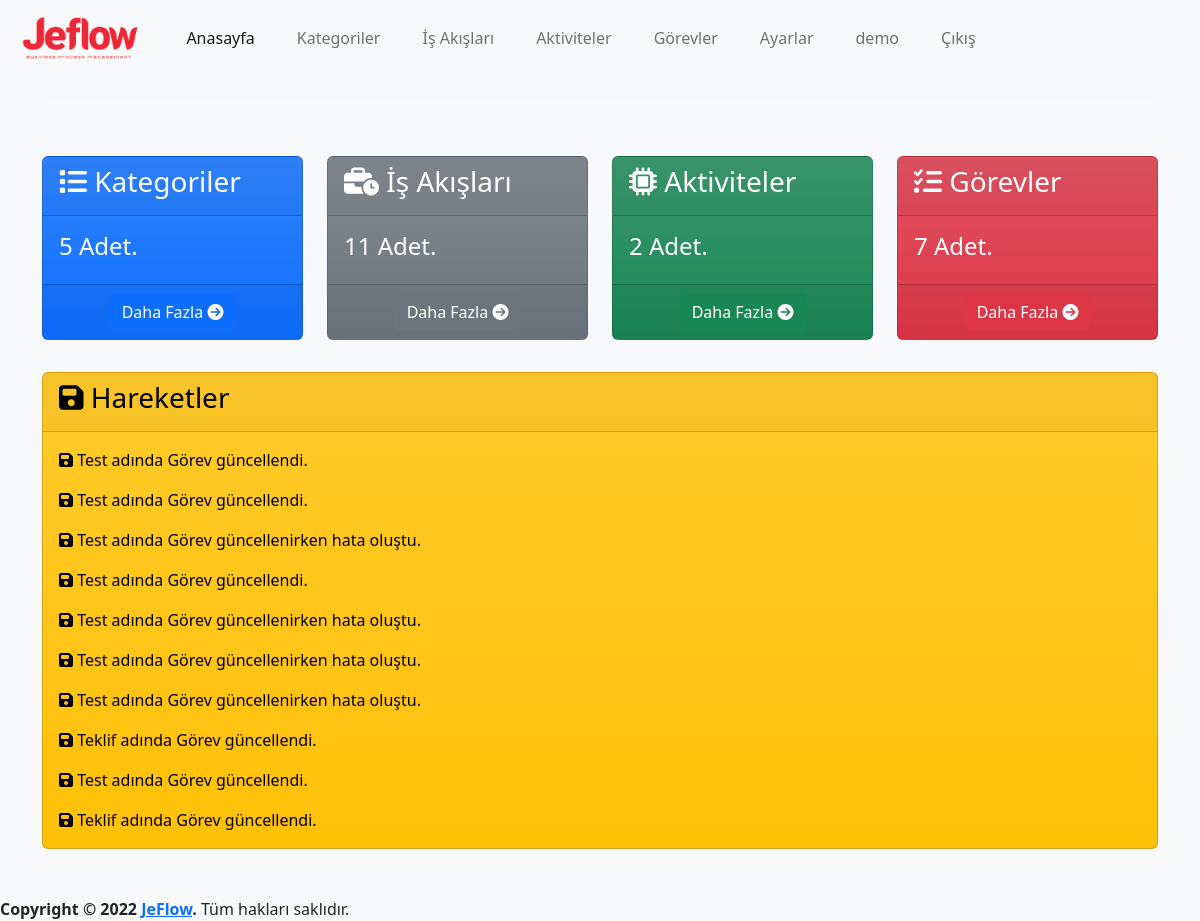
Screenshot of / (signed in) with the database file from the repository.
### log/models.py (models this page shows, shortened)
class Log(models.Model):
    logger_name = models.CharField(max_length=100,verbose_name='Loglayıcı Adı')
    level = models.PositiveSmallIntegerField(choices=LOG_LEVELS, default=logging.ERROR, db_index=True,verbose_name='Seviye')
    msg = models.TextField(verbose_name='Mesaj')
    trace = models.TextField(blank=True, null=True,verbose_name='Yığın')
    create_datetime = models.DateTimeField(auto_now_add=True, verbose_name='Oluşturulma Zamanı')
    user=models.ForeignKey(User,on_delete=models.CASCADE,verbose_name='Kullanıcı', blank=True, null=True)
    class Meta:
        ordering = ('-create_datetime',)
        verbose_name = 'Log'
        verbose_name_plural ='Loglar'

### app/views.py (the view)
# urls.py: path('',views.index,name='index'),
@login_required(login_url='/user/login/')
def index(request):
    category_count=Category.objects.count()
    process_count=Process.objects.count()
    activity_count=Activity.objects.count()
    task_count=Task.objects.count()
    user_activities=Log.objects.all().filter(user=request.user)[:10]
    context={
        'category_count':category_count,
        'process_count':process_count,
        'activity_count':activity_count,
        'task_count':task_count,
        'user_activities':user_activities
    }
    return render(request, 'app/index.html',context)

### templates/app/index.html
{% extends 'layout.html' %}
{% load humanize %}
{% block content %}
<div class="row mt-3">
    <div class="col-md-3 mb-3">
        <div id="collapseExample" class="card text-bg-primary bg-gradient" style="max-width: 18rem;">
            <div class="card-header">
                <h3 class="card-title">
                    <i class="fa-solid fa-list"></i>
                    Kategoriler
                </h3>
            </div>
            <div class="card-body">
                <h4 class="card-title">{{ category_count }} Adet.</h5>
            </div>
            <div class="card-footer text-center">
                <a class="btn btn-primary" href="{% url 'category' %}">
                    Daha Fazla
                    <i class="fa-solid fa-circle-arrow-right"></i>
                </a>
            </div>
        </div>
    </div>
    <div class="col-md-3 mb-3">
        <div class="card text-bg-secondary bg-gradient" style="max-width: 18rem;">
            <div class="card-header">
                <h3 class="card-title">
                    <i class="fa-solid fa-business-time"></i>
                    İş Akışları
                </h3>
            </div>
            <div class="card-body">
                <h4 class="card-title">{{ process_count }} Adet.</h5>
            </div>
            <div class="card-footer text-center">
                <a class="btn btn-secondary" href="{% url 'process' %}">
                    Daha Fazla
                    <i class="fa-solid fa-circle-arrow-right"></i>
                </a>
            </div>
        </div>
    </div>
    <div class="col-md-3 mb-3">
        <div class="card text-bg-success bg-gradient" style="max-width: 18rem;">
            <div class="card-header">
                <h3 class="card-title">
                    <i class="fa-solid fa-microchip"></i>
                    Aktiviteler
                </h3>
            </div>
            <div class="card-body">
                <h4 class="card-title">{{ activity_count }} Adet.</h5>
            </div>
            <div class="card-footer text-center">
                <a class="btn btn-success" href="{% url 'activity' %}">
                    Daha Fazla
                    <i class="fa-solid fa-circle-arrow-right"></i>
                </a>
            </div>
        </div>
    </div>
    <div class="col-md-3 mb-3">
        <div class="card text-bg-danger bg-gradient" style="max-width: 18rem;">
            <div class="card-header">
                <h3 class="card-title">
                    <i class="fa-solid fa-list-check"></i>
                    Görevler
                </h3>
            </div>
            <div class="card-body">
                <h4 class="card-title">{{ task_count }} Adet.</h5>
            </div>
            <div class="card-footer text-center">
                <a class="btn btn-danger" href="{% url 'task' %}">
                    Daha Fazla
                    <i class="fa-solid fa-circle-arrow-right"></i>
                </a>
            </div>
        </div>
    </div>
</div>
<div class="row mt-3">
    <div class="col-md-12">
        <div class="card text-bg-warning bg-gradient">
            <div class="card-header">
                <h3 class="card-title">
                    <i class="fa-solid fa-floppy-disk"></i>
                    Hareketler
                </h3>
            </div>
            <div class="card-body">
                {% for user_activity in user_activities %}
                <p class="card-text"><i class="fa-solid fa-floppy-disk"></i> {{ user_activity.msg }}</p>
                {% endfor %}
            </div>
        </div>
    </div>
</div>
{% endblock %}

### templates/layout.html (shortened to what this page needs)
{% load static %}
<!doctype html>
<html lang="tr">
<head>
  <link rel="stylesheet" href="{% static 'css/jeflow.css' %}">
  <link href="https://cdn.jsdelivr.net/npm/bootstrap@5.2.2/dist/css/bootstrap.min.css" rel="stylesheet"
>
  <link href="https://cdn.jsdelivr.net/npm/select2@4.1.0-rc.0/dist/css/select2.min.css" rel="stylesheet" />
  <link rel="stylesheet" type="text/css" href="https://cdn.datatables.net/1.12.1/css/dataTables.bootstrap5.min.css">
  <link rel="stylesheet" type="text/css"
    href="https://cdn.datatables.net/responsive/2.3.0/css/responsive.dataTables.min.css">
  <link rel="stylesheet" type="text/css" href="https://cdn.datatables.net/buttons/2.2.3/css/buttons.bootstrap5.min.css">
</head>
<body class="bg-light">
  <header>
    <nav class="navbar navbar-expand-lg navbar-light">
      <div class="container-fluid">
        <a class="navbar-brand" href="{% url 'index' %}">
          <img class="logo" src="{% static 'img/logo-text.png' %}" alt="JeFlow">
        </a>
        <div class="collapse navbar-collapse" id="navbarNavDropdown">
          <ul class="navbar-nav">
            <li class="nav-item btn btn-light">
              <a class="nav-link active" aria-current="page" href="{% url 'index' %}">Anasayfa</a>
            </li>
            {% if user.is_authenticated %}
            <li class="nav-item btn btn-light">
              <a class="nav-link" href="{% url 'category' %}">Kategoriler</a>
            </li>
            <li class="nav-item btn btn-light">
              <a class="nav-link" href="{% url 'process' %}">İş Akışları</a>
            </li>
            <li class="nav-item btn btn-light">
              <a class="nav-link" href="{% url 'activity' %}">Aktiviteler</a>
            </li>
            <li class="nav-item btn btn-light">
              <a class="nav-link" href="{% url 'task' %}">Görevler</a>
            </li>
            <li class="nav-item btn btn-light">
              <a href="{% url 'settings' %}" class="nav-link">Ayarlar</a>
            </li>
            <li class="nav-item btn btn-light">
              <a href="#" class="nav-link">{{ user }}</a>
            </li>
            <li class="nav-item btn btn-light">
              <a class="nav-link" href="javascript:{document.getElementById('logout').submit()}">Çıkış</a>
            </li>
            {% else %}
            <li class="nav-item btn btn-light">
              <a class="nav-link" href="{% url 'register' %}">Kayıt Ol</a>
            </li>
            {% endif %}
          </ul>
        </div>
      </div>
    </nav>
  </header>
  <main>
    <div class="container mt-4">
      <div class="row mb-3">
        <div class="col-md-12">
          <div class="card border-0 text-center text-bg-light bg-gradient">
            <div class="card-body">
            </div>
          </div>
        </div>
      </div>
      {% block content %}
      {% endblock %}
    </div>
  </main>
  <footer class="mt-5">
    <strong>Copyright &copy; 2022 <a href="http://jeflow.herokuapp.com">JeFlow</a>.</strong>
    Tüm hakları saklıdır.
  </footer>
</body>
</html>

### static/css/jeflow.css (style rules this page uses)
img.logo { height: 50px; }

### rows the page displays
Log: msg "Test adında Görev güncellendi."
Log: msg "Test adında Görev güncellendi."
Log: msg "Test adında Görev güncellenirken hata oluştu."
Log: msg "Test adında Görev güncellendi."
Log: msg "Test adında Görev güncellenirken hata oluştu."
Log: msg "Test adında Görev güncellenirken hata oluştu."
Log: msg "Test adında Görev güncellenirken hata oluştu."
Log: msg "Teklif adında Görev güncellendi."
Log: msg "Test adında Görev güncellendi."
Log: msg "Teklif adında Görev güncellendi."

### other values shown
{{ user }} "demo"
{{ category_count }} "5"
{{ process_count }} "11"
{{ activity_count }} "2"
{{ task_count }} "7"
